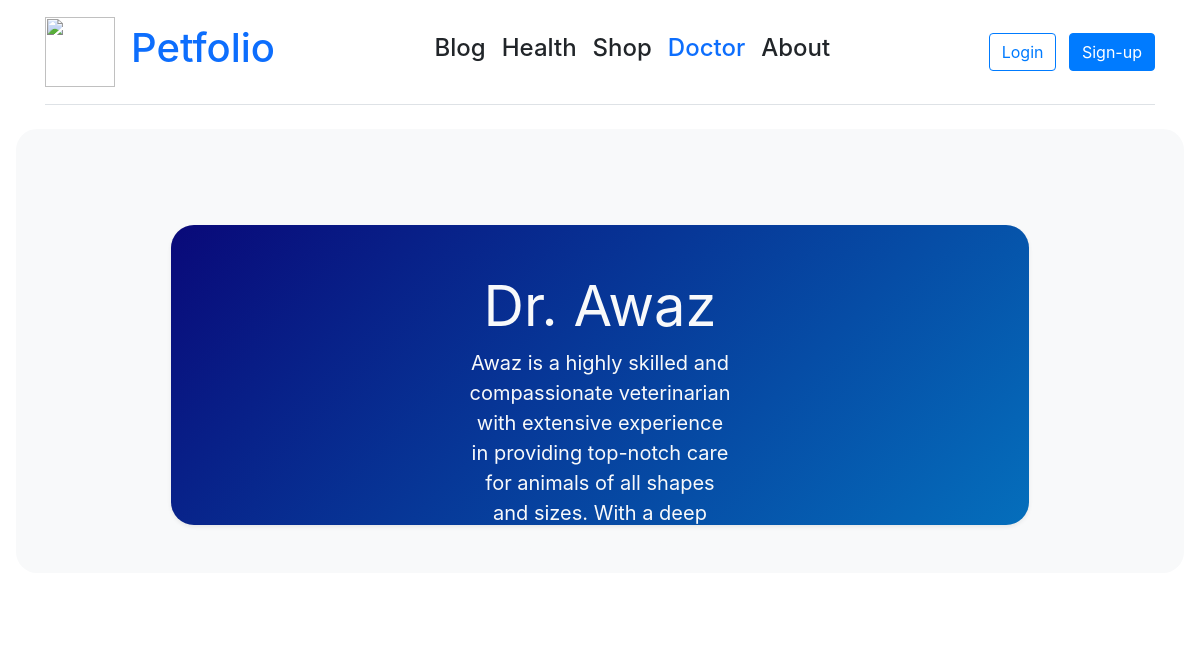
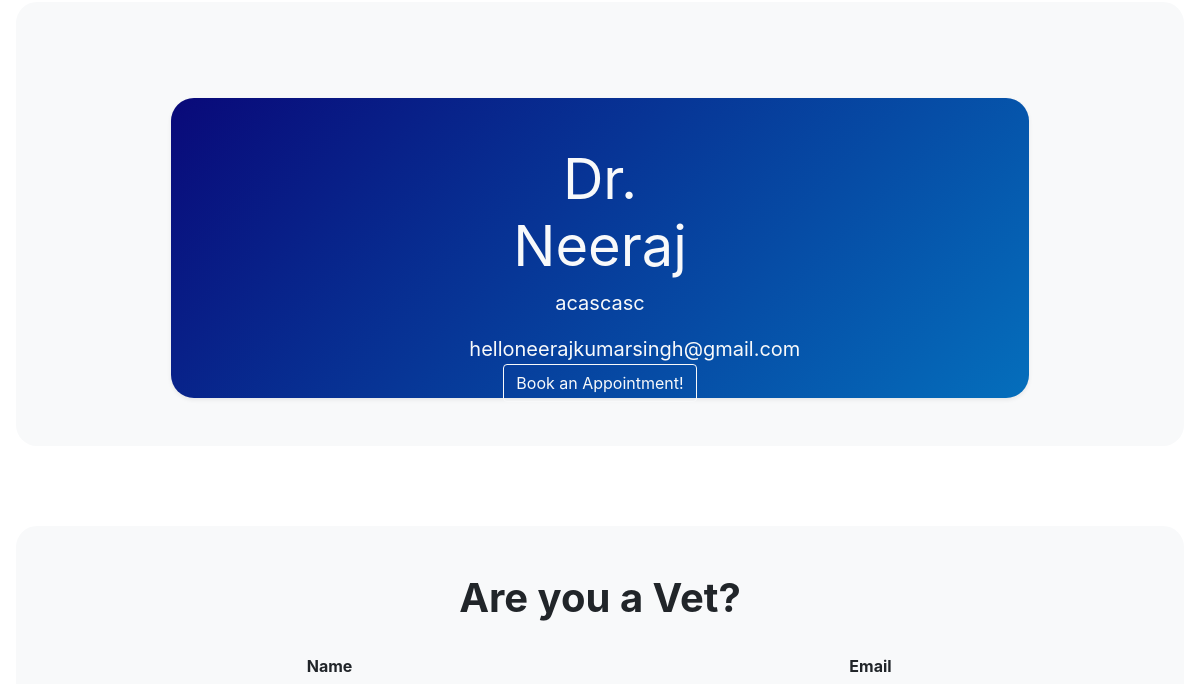
The app's page /doctor/doctor-list (upper part), older data (2 pictures, top to bottom).
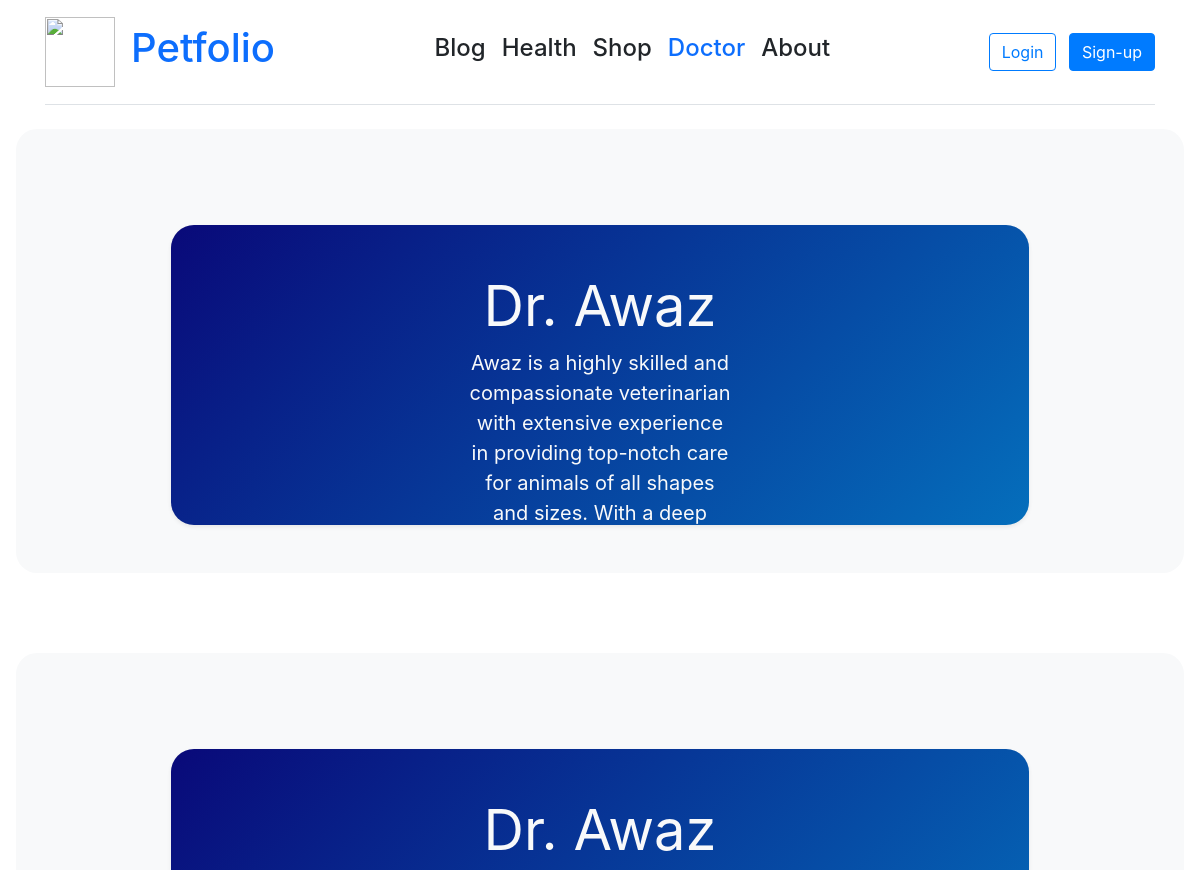
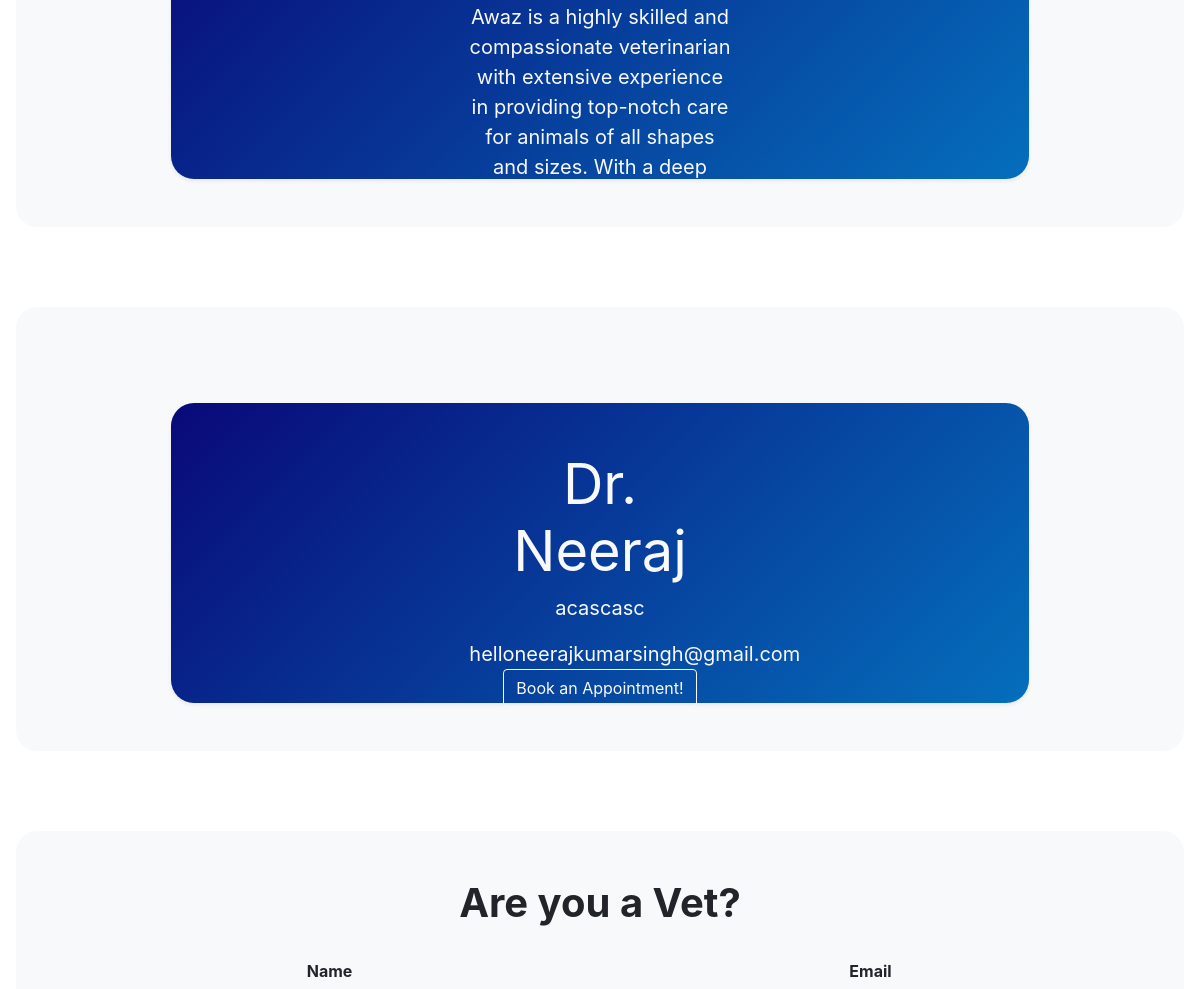
The same page, newer data (2 pictures, top to bottom).
### doctors/models.py (models this page shows, shortened)
class Vets(models.Model):
    vet_name = models.CharField(max_length=20)
    vet_calendly = models.CharField(max_length=200)
    vet_description = models.CharField(max_length=100)
    vet_email = models.EmailField()

### doctors/views.py (the view, shortened to what this page needs)
# urls.py: path('doctor-list', views.doctor_list, name='doctor-list'),
def doctor_list(request):
    if request.method == 'POST' and 'logout' in request.POST:
        log_out(request)
        return redirect('login-home')
    context = {'vet_list': Vets.objects.all().order_by('vet_name')}
    return render(request, 'doctor/doctor_list.html', context)

### doctors/templates/doctor/doctor_list.html (shortened to what this page needs)
<!DOCTYPE html>
<html lang="en">
  <head>
      <link href="/docs/5.0/dist/css/bootstrap.min.css" rel="stylesheet">
      <link rel="stylesheet" href="https://cdn.jsdelivr.net/npm/bootstrap@5.2.3/dist/css/bootstrap.min.css">
      <link href="//maxcdn.bootstrapcdn.com/bootstrap/4.1.1/css/bootstrap.min.css" rel="stylesheet" id="bootstrap-css">
      <link href="https://cdn.jsdelivr.net/npm/bootstrap-icons@1.7.2/font/bootstrap-icons.css" rel="stylesheet">
  </head>
  <body>
    <div class="container">
      <header class="d-flex flex-wrap align-items-center justify-content-center justify-content-md-between py-3 mb-4 border-bottom">
    <div class="nav align-items-center">
        <a href="/blog" >
        <img src="https://cdn-icons-png.flaticon.com/512/5783/5783311.png" width="70" height="70">
        <a href="/blog" class="nav-link  link-primary"><h1>Petfolio</h1></a>
        </a>
    </div>
     <ul class="nav col-12 col-md-auto mb-2 justify-content-center mb-md-0">
       <li><a href="/blog" class="nav-link px-2 link-dark"><h4>Blog</h4></a></li>
       <li><a href="/health" class="nav-link px-2 link-dark"><h4>Health</h4></a></li>
       <li><a href="/shop" class="nav-link px-2 link-dark"><h4>Shop</h4></a></li>
       <li><a href="/doctor" class="nav-link px-2 link-selected"><h4>Doctor</h4></a></li>
       <li><a href="/about" class="nav-link px-2 link-dark"><h4>About</h4></a></li>
     </ul>
                  <div>
                      {% if user.is_authenticated %}
                        <form method="POST">
                    {% csrf_token %}
                    <button class="btn btn-outline-primary me-2" type="submit" name="logout">Logout</button>
                        </form>
                      {% else %}
       <button type="button" onclick="window.location.href='{% url 'login-home' %}'" class="btn btn-outline-primary me-2">Login</button>
       <button type="button" onclick="window.location.href='{% url 'signup-home' %}'" class="btn btn-primary">Sign-up</button>
                      {% endif %}
                  </div>
   </header>
 </div>
  <div class="content">
      {%block content%}
<main>
  {% for vet in vet_list%}
  <div class="position-relative overflow-hidden p-3 p-md-5 m-md-3 text-center bg-light" style="border-radius: 21px 21px 21px 21px">
    <div class="bg-dark flash shadow-sm mx-auto zoom-box align-items-center text-light" style="width: 80%; height: 300px;  border-radius: 23px 23px 23px 23px;">
      <div class="col-md-5 p-lg-5 mx-auto my-5 align-items-center">
        <h1 class="display-4 fw-normal">{{ vet.vet_name }}</h1>
        <p class="lead fw-normal">{{ vet.vet_description}}</p>
          <a  class="lead fw-normal btn-outline-primary" onclick="location.href='mailto:{{vet.vet_email}}'">{{ vet.vet_email}}</a>
        <a class="btn btn-primary btn-outline-light" href={{vet.vet_calendly}}>Book an Appointment!</a>
      </div>
    </div>
  </div>
  <br>
  <br>
  {% endfor %}
  <div class="position-relative overflow-hidden p-3 p-md-5 m-md-3 text-center bg-light" style="border-radius: 21px 21px 21px 21px">
     <form method="POST"  name="vet_reg" >
         <h1><b>Are you a Vet?</b></h1><br>
  <div class="form-row">
    <div class="form-group col-md-6">
      <label for="vet_name"><b>Name</b></label>
    </div>
    <div class="form-group col-md-6">
      <label for="vet_email"><b>Email</b></label>
    </div>
      </div>
    </form>
  </div>
<br>
<br>
</main>
      {%endblock%}
    </div>
  </body>
</html>

Row changes from the older to the newer data that the page shows:
added Vets: vet_name "Dr. Awaz", vet_description "Awaz is a highly skilled and compassionate veterinarian with extensive experience in providing top-notch care for animals of all shapes and sizes. With a deep passion for animal welfare…"
